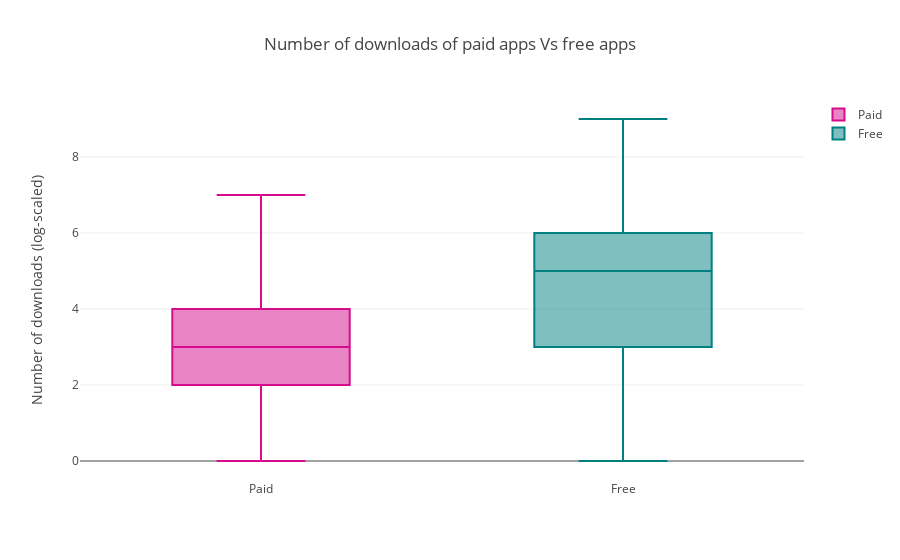

Notebook code for this chart:
### Markdown cell above
#### Medical and Family apps are the most expensive. Some medical apps extend even upto 80$.

### Code cell
trace0 = go.Box(
    y=np.log10(df['Installs'][df.Type=='Paid']),
    name = 'Paid',
    marker = dict(
        color = 'rgb(214, 12, 140)',
    )

)
trace1 = go.Box(
    y=np.log10(df['Installs'][df.Type=='Free']),
    name = 'Free',
    marker = dict(
        color = 'rgb(0, 128, 128)',
    )
)
layout = go.Layout(
    title = "Number of downloads of paid apps Vs free apps",
    yaxis= {'title': 'Number of downloads (log-scaled)'}
)
data = [trace0, trace1]
plotly.offline.iplot({'data': data, 'layout': layout})

### Figure 1 — Plotly figure (JSON) as saved in the notebook; plotly's stock layout.template omitted (floating-point values rounded to 4 significant figures; data arrays with more than 128 entries replaced by an {"elided": "..."} marker saying what was removed)
{"data": [{"marker": {"color": "rgb(214, 12, 140)"}, "name": "Paid", "type": "box", "uid": "94eeaf6b-39e3-4a22-a42f-a3c4be4a2dff", "y": {"elided": "756 float values"}}, {"marker": {"color": "rgb(0, 128, 128)"}, "name": "Free", "type": "box", "uid": "960650eb-4485-4bf9-9198-3d52621a5dec", "y": {"elided": "8902 float values"}}], "layout": {"title": {"text": "Number of downloads of paid apps Vs free apps"}, "yaxis": {"title": {"text": "Number of downloads (log-scaled)"}}}}
